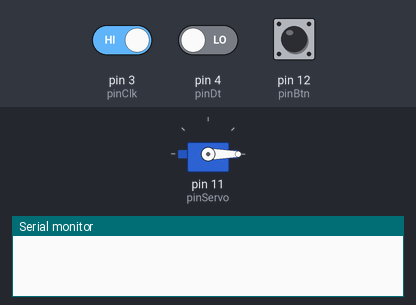
The sketch below on a simulated Arduino Uno, built with avr-gcc and run on an emulated ATmega328P. On the bench: servo, the last lines printed to the serial monitor. The inputs (shaded band) are chosen by the test bench; at power-on: pin 12 (pinBtn) LOW, pin 3 (pinClk) HIGH, pin 4 (pinDt) LOW.

Above: at 1.2 s.
1.3 s: pin 12 (pinBtn) pulled HIGH for 0.15 s
At 1.37 s:
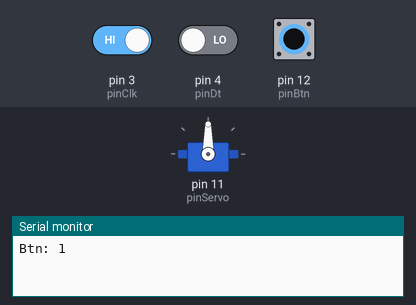
2.9 s: pin 12 (pinBtn) pulled HIGH for 3.2 s
At 6.9 s:
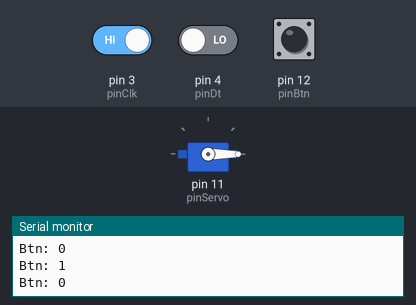
7.6 s: pin 3 (pinClk) driven LOW and pin 12 (pinBtn) driven HIGH
At 8.0 s:
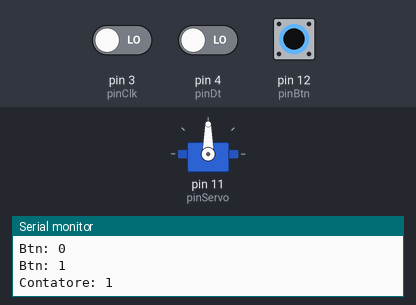
9.1 s: pin 12 (pinBtn) driven LOW
At 10.4 s:
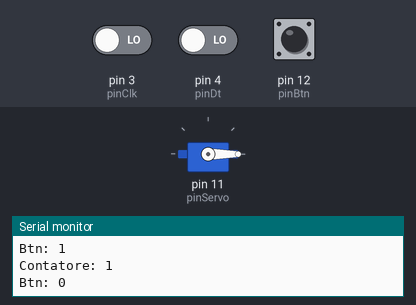
Timing chart, 0 to 11.6 s (numbered marks = the images above; inputs shaded):
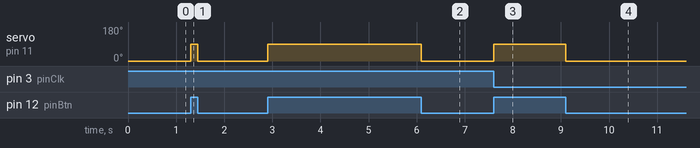

The sketch:

arduino.ino
```cpp
#include <Servo.h>

Servo myServo;

//Definizione pin
const unsigned int pinClk = 3;
const unsigned int pinDt = 4;
int const pinBtn = 12;
int const pinServo = 11;

//  Variabili per il servo
boolean btnState;
boolean prevBtn = LOW;
int angle;

// Conserva stato ultima posizione encoder
int prevClk;
int prevDt;

//  var per mantenere il valore del contatore di esempio
int contatore;
int prevContatore = 0;

String direzione = "front";
float distance = 0;

// crea in memoria un posto dove salvare i messaggi che ci arrivano dalla porta seriale
String inputString = "";
// tieni traccia di quando il messaggio che arrriva dalla porta seriale è completo
// un messaggio è completo quando arriva il carattere 'a capo' (\n)
boolean stringComplete = false;

void setup() {
  Serial.begin(250000);

  pinMode(pinClk, INPUT);
  pinMode(pinDt, INPUT);
  //? pinMode(pinBtn, INPUT);

  //Inizializzo Servo
  myServo.attach(pinServo);
  myServo.write(0);

  //  Prima lettura di valori su pin
  prevClk = digitalRead(pinClk);
  prevDt = digitalRead(pinDt);

  //  Inizializzo var contatore
  contatore = 0;
}

void loop() {
  btnPressed();
  checkEncoder();
  checkIncomingData();
  cambiaDirezione();
}

void checkEncoder () {
  // Leggi valori dai pin dell'encoder
  int currClk = digitalRead(pinClk);
  int currDt = digitalRead(pinDt);

  // Se la lettura corrente è diversa dall'ultima memorizzata
  if (btnState == 1) {
    if (currClk != prevClk) {
      //  Se il valore di dt == clk
      if (currDt == currClk) {
        if (direzione == "front") contatore++;
      }
      else {
        if (direzione == "back") contatore++;
      }
      //  Mostra stato di contatore
      if (contatore > prevContatore) {
        Serial.print("Contatore: ");
        Serial.println(contatore);
        prevContatore = contatore;
      }
      delay(5);
    }
    //  Aggiorna Valori
    prevClk = currClk;
    prevDt = currDt;
  }
}


void btnPressed() {
  //  Leggo microswitch
  btnState = digitalRead(pinBtn);
  //  Se lo stato del bottone è diverso dal precedente
  if (btnState != prevBtn) {
    //  Stampo stato del bottone sulla porta seriale
    Serial.print("Btn: ");
    Serial.println(btnState);
    //  Se il bottone è premuto => carta di credito inserita
    if (btnState) angle = 90;   //  sblocco pignone
    //  Altrimenti
    else {
      azzeraCounter();  //  Azzero valore dell'encoder
      angle = 0;        //  Blocco pignone
    }
    //  Assegno angolo al servomotore
    myServo.write(angle);
    delay(5);
  }
  prevBtn = btnState;
}


// ascolta se arriva qualche messaggio dalla porta seriale
void checkIncomingData() {
  // se ci sono byte in arrivo dalla seriale
  if (Serial.available() > 0) {

    // salva il nuovo byte in arrivo
    char incomingChar = char(Serial.read());

    // aggiungilo alla stringa dove viene salvato il messaggio in entrata
    inputString += incomingChar;

    // se il byte in arrivo è un "\n" vuol dire che è la fine del messaggio
    if (incomingChar == '\n') {
      stringComplete = true;
    }
  }
}

void azzeraCounter() {
  contatore = 0; // aggiorna di conseguenza la variabile
  prevContatore = 0;
}

void cambiaDirezione() {
  if (stringComplete) {
    if (inputString == "direzioneFront\n")  direzione = "front";
    else if (inputString == "direzioneBack\n") direzione = "back";

    azzeraCounter();
    // aspetta un po' per non sovraccaricare la seriale
    delay(5);

    // ora che il messaggio è stato ricevuto, resetta la stringa per essere pronto per un nuovo messaggio
    inputString = "";
    stringComplete = false;
  }
}
```

Measured:
- after the input at 1.3 s, servo on pin 11 (pinServo): 0° → 90° at once, → 0° 0.15 s later
- after the input at 2.9 s, servo on pin 11 (pinServo): 0° → 90° at once, → 0° 3.2 s later
- after the input at 7.6 s, servo on pin 11 (pinServo): 0° → 90° at once
- after the input at 9.1 s, servo on pin 11 (pinServo): 90° → 0° at once
